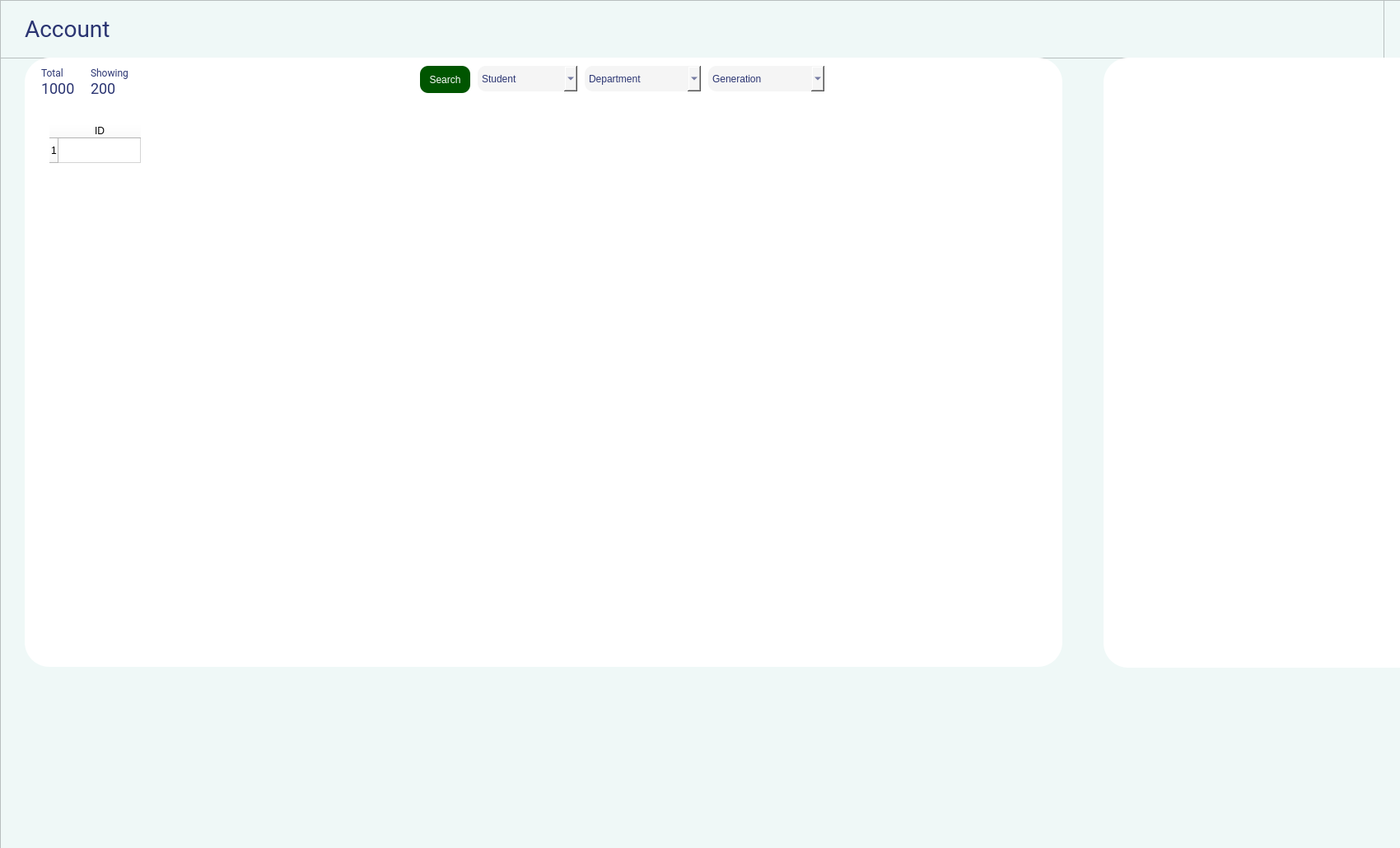
<?xml version="1.0" encoding="UTF-8"?>
<ui version="4.0">
 <class>account</class>
 <widget class="QWidget" name="account">
  <property name="geometry">
   <rect>
    <x>0</x>
    <y>0</y>
    <width>1700</width>
    <height>1030</height>
   </rect>
  </property>
  <property name="windowTitle">
   <string>Form</string>
  </property>
  <widget class="QFrame" name="frame_main">
   <property name="geometry">
    <rect>
     <x>0</x>
     <y>0</y>
     <width>2500</width>
     <height>1062</height>
    </rect>
   </property>
   <property name="styleSheet">
    <string notr="true">background-color: rgb(239, 248, 247);</string>
   </property>
   <property name="frameShape">
    <enum>QFrame::StyledPanel</enum>
   </property>
   <property name="frameShadow">
    <enum>QFrame::Raised</enum>
   </property>
   <widget class="QFrame" name="frame_top">
    <property name="geometry">
     <rect>
      <x>0</x>
      <y>0</y>
      <width>1681</width>
      <height>71</height>
     </rect>
    </property>
    <property name="frameShape">
     <enum>QFrame::StyledPanel</enum>
    </property>
    <property name="frameShadow">
     <enum>QFrame::Raised</enum>
    </property>
    <widget class="QLabel" name="main_titile">
     <property name="geometry">
      <rect>
       <x>30</x>
       <y>20</y>
       <width>181</width>
       <height>31</height>
      </rect>
     </property>
     <property name="font">
      <font>
       <family>Roboto</family>
       <pointsize>-1</pointsize>
       <weight>50</weight>
       <italic>false</italic>
       <bold>false</bold>
      </font>
     </property>
     <property name="styleSheet">
      <string notr="true">color: rgb(43, 53, 114);
font-size: 28px;</string>
     </property>
     <property name="text">
      <string>Account</string>
     </property>
    </widget>
   </widget>
   <widget class="QFrame" name="frame_main_panel">
    <property name="geometry">
     <rect>
      <x>30</x>
      <y>70</y>
      <width>1260</width>
      <height>740</height>
     </rect>
    </property>
    <property name="maximumSize">
     <size>
      <width>1651</width>
      <height>971</height>
     </size>
    </property>
    <property name="styleSheet">
     <string notr="true">background-color: rgb(255, 255, 255);
border-radius:30px;</string>
    </property>
    <property name="frameShape">
     <enum>QFrame::StyledPanel</enum>
    </property>
    <property name="frameShadow">
     <enum>QFrame::Raised</enum>
    </property>
    <widget class="QLabel" name="main_titile_2">
     <property name="geometry">
      <rect>
       <x>20</x>
       <y>10</y>
       <width>31</width>
       <height>16</height>
      </rect>
     </property>
     <property name="font">
      <font>
       <family>Roboto</family>
       <pointsize>-1</pointsize>
       <weight>50</weight>
       <italic>false</italic>
       <bold>false</bold>
      </font>
     </property>
     <property name="styleSheet">
      <string notr="true">color: rgb(43, 53, 114);
font-size: 12px;</string>
     </property>
     <property name="text">
      <string>Total</string>
     </property>
    </widget>
    <widget class="QLabel" name="main_titile_3">
     <property name="geometry">
      <rect>
       <x>20</x>
       <y>30</y>
       <width>41</width>
       <height>16</height>
      </rect>
     </property>
     <property name="font">
      <font>
       <family>Roboto</family>
       <pointsize>-1</pointsize>
       <weight>50</weight>
       <italic>false</italic>
       <bold>false</bold>
      </font>
     </property>
     <property name="styleSheet">
      <string notr="true">color: rgb(43, 53, 114);
font-size: 18px;</string>
     </property>
     <property name="text">
      <string>1000</string>
     </property>
    </widget>
    <widget class="QLabel" name="main_titile_4">
     <property name="geometry">
      <rect>
       <x>80</x>
       <y>30</y>
       <width>31</width>
       <height>16</height>
      </rect>
     </property>
     <property name="font">
      <font>
       <family>Roboto</family>
       <pointsize>-1</pointsize>
       <weight>50</weight>
       <italic>false</italic>
       <bold>false</bold>
      </font>
     </property>
     <property name="styleSheet">
      <string notr="true">color: rgb(43, 53, 114);
font-size: 18px;</string>
     </property>
     <property name="text">
      <string>200</string>
     </property>
    </widget>
    <widget class="QLabel" name="main_titile_5">
     <property name="geometry">
      <rect>
       <x>80</x>
       <y>10</y>
       <width>51</width>
       <height>16</height>
      </rect>
     </property>
     <property name="font">
      <font>
       <family>Roboto</family>
       <pointsize>-1</pointsize>
       <weight>50</weight>
       <italic>false</italic>
       <bold>false</bold>
      </font>
     </property>
     <property name="styleSheet">
      <string notr="true">color: rgb(43, 53, 114);
font-size: 12px;</string>
     </property>
     <property name="text">
      <string>Showing</string>
     </property>
    </widget>
    <widget class="QTableWidget" name="tableWidget">
     <property name="geometry">
      <rect>
       <x>30</x>
       <y>80</y>
       <width>1201</width>
       <height>631</height>
      </rect>
     </property>
     <property name="font">
      <font>
       <family>Roboto</family>
      </font>
     </property>
     <property name="styleSheet">
      <string notr="true">QWidget
{
    background-color: #0f0f00;
    color: #000;
}

QHeaderView::section
{
    background-color: #646464;
    padding: 4px;
    font-size: 14pt;
    border-style: none;
    border-bottom: 1px solid #fffff8;
    border-right: 1px solid #fffff8;
}

QHeaderView::section:horizontal
{
    border-top: 1px solid #fffff8;
}

QHeaderView::section:vertical
{
    border-left: 1px solid #fffff8;
}
*/

QHeaderView::section
{
    background-color: #FCFCFC;
    padding: 4px;
    font: italic large &quot;Times New Roman&quot;;
    border-style: none;
    border-bottom: 1px solid #BCBCBC;
    border-right: 1px solid  #BCBCBC;
}

QHeaderView::section:checked
{
    background-color: #009507;
    font: bold italic;
}

QTableView
{
    gridline-color: #BCBCBC;
    font-size: 12pt;
    font: bold italic large &quot;Times New Roman&quot;;
}

QTableView QTableCornerButton::section
{
    background-color: #FCFCFC;
    border: 1px solid #BCBCBC;
}

QTableView::item::selected
{
    selection-background-color: #E6FFBF;
    selection-color:black;
}

QTableView::item::hover
{
    background-color: #C8EDFF;
    selection-color:black;
}</string>
     </property>
     <row>
      <property name="text">
       <string>1</string>
      </property>
     </row>
     <column>
      <property name="text">
       <string>ID</string>
      </property>
     </column>
    </widget>
    <widget class="QTextEdit" name="textEdit">
     <property name="geometry">
      <rect>
       <x>140</x>
       <y>10</y>
       <width>381</width>
       <height>33</height>
      </rect>
     </property>
     <property name="cursor" stdset="0">
      <cursorShape>IBeamCursor</cursorShape>
     </property>
     <property name="styleSheet">
      <string notr="true">border-radius:10px;
font: 14pt &quot;Roboto&quot;;
color: rgb(43, 53, 114);</string>
     </property>
     <property name="html">
      <string>&lt;!DOCTYPE HTML PUBLIC &quot;-//W3C//DTD HTML 4.0//EN&quot; &quot;http://www.w3.org/TR/REC-html40/strict.dtd&quot;&gt;
&lt;html&gt;&lt;head&gt;&lt;meta name=&quot;qrichtext&quot; content=&quot;1&quot; /&gt;&lt;style type=&quot;text/css&quot;&gt;
p, li { white-space: pre-wrap; }
&lt;/style&gt;&lt;/head&gt;&lt;body style=&quot; font-family:'Roboto'; font-size:14pt; font-weight:400; font-style:normal;&quot;&gt;
&lt;p style=&quot;-qt-paragraph-type:empty; margin-top:0px; margin-bottom:0px; margin-left:5px; margin-right:0px; -qt-block-indent:0; text-indent:0px;&quot;&gt;&lt;br /&gt;&lt;/p&gt;&lt;/body&gt;&lt;/html&gt;</string>
     </property>
    </widget>
    <widget class="QLabel" name="lable_search">
     <property name="geometry">
      <rect>
       <x>460</x>
       <y>20</y>
       <width>21</width>
       <height>16</height>
      </rect>
     </property>
     <property name="font">
      <font>
       <family>Roboto</family>
       <pointsize>-1</pointsize>
       <weight>50</weight>
       <italic>false</italic>
       <bold>false</bold>
      </font>
     </property>
     <property name="styleSheet">
      <string notr="true">color: rgb(43, 53, 114);
font-size: 12px;</string>
     </property>
     <property name="text">
      <string/>
     </property>
     <property name="pixmap">
      <pixmap resource="image.qrc">:/image/icon/image/icon/search.svg</pixmap>
     </property>
    </widget>
    <widget class="QPushButton" name="pushButton">
     <property name="geometry">
      <rect>
       <x>480</x>
       <y>10</y>
       <width>61</width>
       <height>33</height>
      </rect>
     </property>
     <property name="cursor">
      <cursorShape>PointingHandCursor</cursorShape>
     </property>
     <property name="styleSheet">
      <string notr="true">background-color: rgb(0, 85, 0);
color:#fff;
font: 10pt &quot;Roboto&quot;;
border-radius:10px;</string>
     </property>
     <property name="text">
      <string>Search</string>
     </property>
    </widget>
    <widget class="QComboBox" name="comboBox_Account_Type">
     <property name="geometry">
      <rect>
       <x>550</x>
       <y>10</y>
       <width>121</width>
       <height>31</height>
      </rect>
     </property>
     <property name="styleSheet">
      <string notr="true">border-radius:10px;
font: 12pt &quot;Roboto&quot;;
background-color: rgb(245, 245, 245);
color: rgb(43, 53, 114);</string>
     </property>
     <item>
      <property name="text">
       <string>Student</string>
      </property>
     </item>
     <item>
      <property name="text">
       <string>Teacher</string>
      </property>
     </item>
     <item>
      <property name="text">
       <string>Admin</string>
      </property>
     </item>
    </widget>
    <widget class="QComboBox" name="comboBox_Account_Type_2">
     <property name="geometry">
      <rect>
       <x>680</x>
       <y>10</y>
       <width>141</width>
       <height>31</height>
      </rect>
     </property>
     <property name="styleSheet">
      <string notr="true">border-radius:10px;
font: 12pt &quot;Roboto&quot;;
background-color: rgb(245, 245, 245);
color: rgb(43, 53, 114);</string>
     </property>
     <item>
      <property name="text">
       <string>Department</string>
      </property>
     </item>
    </widget>
    <widget class="QComboBox" name="comboBox_Account_Type_3">
     <property name="geometry">
      <rect>
       <x>830</x>
       <y>10</y>
       <width>141</width>
       <height>31</height>
      </rect>
     </property>
     <property name="styleSheet">
      <string notr="true">border-radius:10px;
font: 12pt &quot;Roboto&quot;;
background-color: rgb(245, 245, 245);
color: rgb(43, 53, 114);</string>
     </property>
     <item>
      <property name="text">
       <string>Generation</string>
      </property>
     </item>
    </widget>
   </widget>
   <widget class="QFrame" name="frameDetail">
    <property name="geometry">
     <rect>
      <x>1340</x>
      <y>70</y>
      <width>861</width>
      <height>741</height>
     </rect>
    </property>
    <property name="styleSheet">
     <string notr="true">background-color: rgb(255, 255, 255);
border-radius:30px;</string>
    </property>
    <property name="frameShape">
     <enum>QFrame::StyledPanel</enum>
    </property>
    <property name="frameShadow">
     <enum>QFrame::Raised</enum>
    </property>
    <widget class="QPushButton" name="pushButton_2">
     <property name="geometry">
      <rect>
       <x>770</x>
       <y>30</y>
       <width>61</width>
       <height>33</height>
      </rect>
     </property>
     <property name="cursor">
      <cursorShape>PointingHandCursor</cursorShape>
     </property>
     <property name="styleSheet">
      <string notr="true">background-color: rgb(0, 85, 0);
color:#fff;
font: 10pt &quot;Roboto&quot;;
border-radius:10px;</string>
     </property>
     <property name="text">
      <string>Back</string>
     </property>
    </widget>
   </widget>
  </widget>
 </widget>
 <resources>
  <include location="image.qrc"/>
 </resources>
 <connections/>
</ui>
